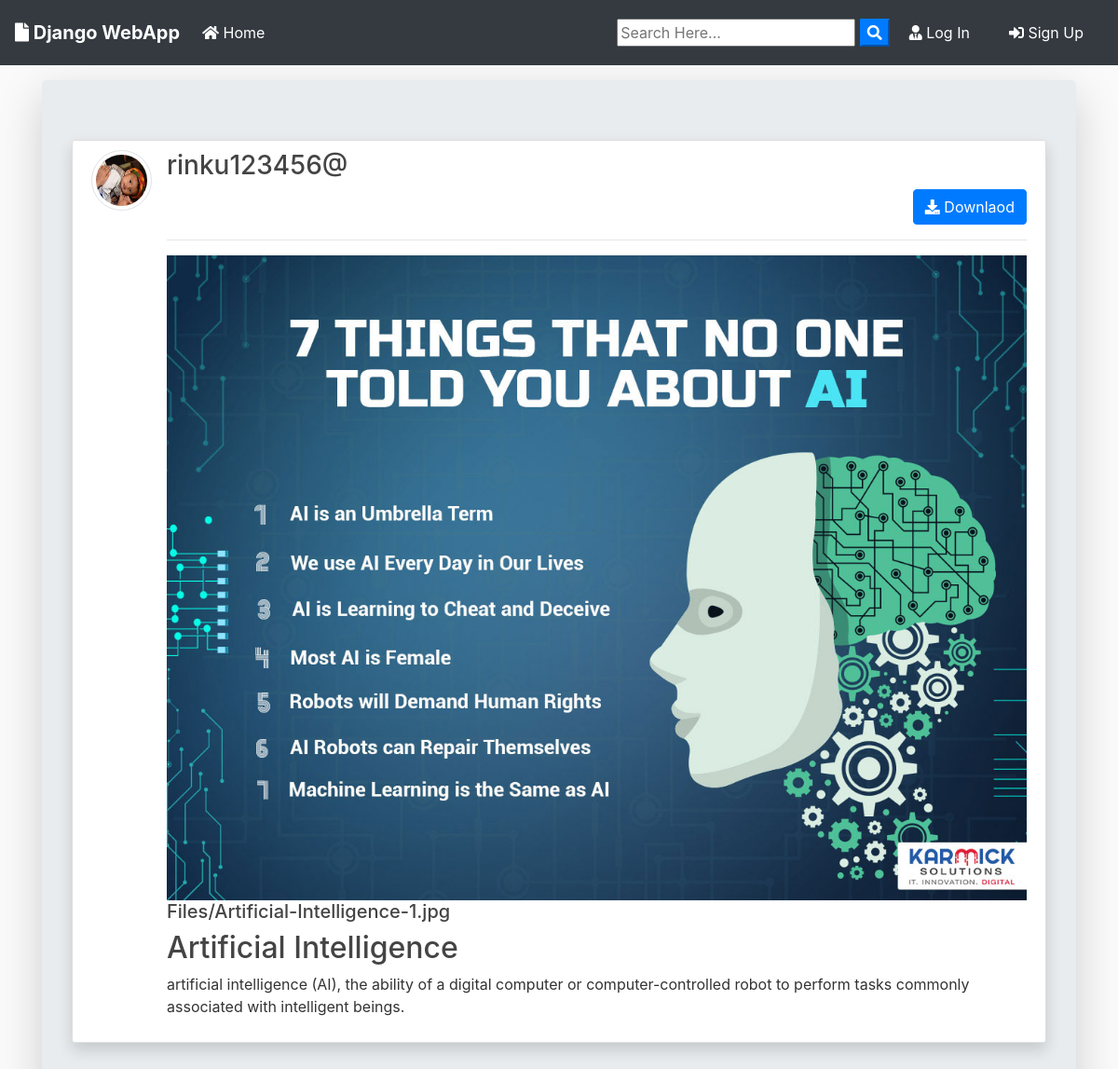
The app's page /post/17/ with its own data.
### blog/models.py (models this page shows, shortened)
class Post(models.Model):
	title = models.CharField(max_length=100)
	file = models.FileField(null=True,blank=True,upload_to='Files')
	content = models.TextField()
	date_posted = models.DateTimeField(default=timezone.now)
	author = models.ForeignKey(User, on_delete=models.CASCADE)
	def extension(self):
		name, extension = os.path.splitext(self.file.name)
		return extension

### users/models.py (models this page shows, shortened)
class Profile(models.Model):
    user = models.OneToOneField(User, on_delete=models.CASCADE)
    image = models.ImageField(default='default.jpg', upload_to='profile_pics')

### blog/views.py (the view)
# urls.py: path('post/<int:pk>/', PostDetailView.as_view(), name='post-detail'),
class PostDetailView(DetailView):
    model = Post
    template_name = 'blog/post_detail.html'

### blog/templates/blog/post_detail.html (shortened to what this page needs)
{% extends "blog/base.html" %}
{% block content %}
<div class="jumbotron mt-3 shadow-lg">
<article class="media content-section shadow ">
   <a href="{{ object.author.profile.image.url }} " target="_blank"> <img src="{{ object.author.profile.image.url }}  " alt="" class="article-img rounded-circle img-thumbnail img-fluid">
   </a>
    <div class="media-body">
      <div class="">
        <div class="d-flex justify-content-between">
        <a class="mr-2 mt-0 mb-0  text-dark" href="{% url 'user-posts' object.author.username  %}"><h3>{{ object.author }}</h3></a>
        </div>
        {% if object.author != user %}
          <div class="form-group mt-0 pt-0 d-flex justify-content-end">
            <a href="{{ object.file.url }}" download class="btn btn-primary flex-last" type="submit"><i class="fas fa-download"></i> Downlaod</a>
          </div>
        {% endif %}
        <hr>
      </div>
      <div>
        {% if object.file %}
          {% if object.extension == '.jpg' or object.extension == 'jpeg' or object.extension == 'png' %}
            <a href="{{ object.file.url }}"  download ><img src="{{ object.file.url }}" alt="" class="img-fluid "></a>
            <a href="{{ object.file.url }}"  download class="text-dark"><h5>{{ object.file }}</h5></a>
          {% else %}
            <a href="{{ object.file.url }}"  download class="text-dark"><h5>{{ object.file }}</h5></a>
          {% endif %}
        {% endif %}
      </div>
      <h2>{{ object.title }}</h2>
      <p class="article-content">{{ object.content }}</p>
    </div>
  </article>
{% endblock content %}

### blog/static/blog/main.css (style rules this page uses)
body { background: #fafafa; color: #333333; margin-top: 0; }
h1, h2, h3, h4, h5, h6 { color: #444444; }
.content-section { background: #ffffff; padding: 10px 20px; border: 1px solid #dddddd; border-radius: 3px; margin-bottom: 20px; }
.article-content { white-space: pre-line; }
.article-img { height: 65px; width: 65px; margin-right: 16px; }

### records on screen
Post: author.profile.image (picture), author "rinku123456@", file (picture), file "Files/Artificial-Intelligence-1.jpg", title "Artificial Intelligence", content "artificial intelligence (AI), the ability of a digital computer or computer-controlled robot to perform tasks commonly associated with intelligent beings."
